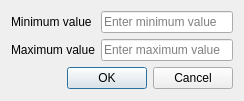
<?xml version="1.0" encoding="UTF-8"?>
<ui version="4.0">
    <class>BigintProperty</class>
    <widget class="QDialog" name="BigintProperty">
        <property name="geometry">
            <rect>
                <x>0</x>
                <y>0</y>
                <width>244</width>
                <height>101</height>
            </rect>
        </property>
        <property name="windowTitle">
            <string>Whole number properties</string>
        </property>
        <layout class="QFormLayout" name="formLayout">
            <item row="0" column="0">
                <widget class="QLabel" name="label">
                    <property name="text">
                        <string>Minimum value</string>
                    </property>
                </widget>
            </item>
            <item row="0" column="1">
                <widget class="QLineEdit" name="edtMinVal">
                    <property name="placeholderText">
                        <string>Enter minimum value</string>
                    </property>
                </widget>
            </item>
            <item row="1" column="0">
                <widget class="QLabel" name="label_2">
                    <property name="text">
                        <string>Maximum value</string>
                    </property>
                </widget>
            </item>
            <item row="1" column="1">
                <widget class="QLineEdit" name="edtMaxVal">
                    <property name="placeholderText">
                        <string>Enter maximum value</string>
                    </property>
                </widget>
            </item>
            <item row="2" column="0" colspan="2">
                <widget class="QDialogButtonBox" name="buttonBox">
                    <property name="orientation">
                        <enum>Qt::Horizontal</enum>
                    </property>
                    <property name="standardButtons">
                        <set>QDialogButtonBox::Cancel|QDialogButtonBox::Ok</set>
                    </property>
                </widget>
            </item>
        </layout>
    </widget>
    <resources/>
    <connections>
        <connection>
            <sender>buttonBox</sender>
            <signal>accepted()</signal>
            <receiver>BigintProperty</receiver>
            <slot>accept()</slot>
            <hints>
                <hint type="sourcelabel">
                    <x>248</x>
                    <y>254</y>
                </hint>
                <hint type="destinationlabel">
                    <x>157</x>
                    <y>274</y>
                </hint>
            </hints>
        </connection>
        <connection>
            <sender>buttonBox</sender>
            <signal>rejected()</signal>
            <receiver>BigintProperty</receiver>
            <slot>reject()</slot>
            <hints>
                <hint type="sourcelabel">
                    <x>316</x>
                    <y>260</y>
                </hint>
                <hint type="destinationlabel">
                    <x>286</x>
                    <y>274</y>
                </hint>
            </hints>
        </connection>
    </connections>
</ui>
